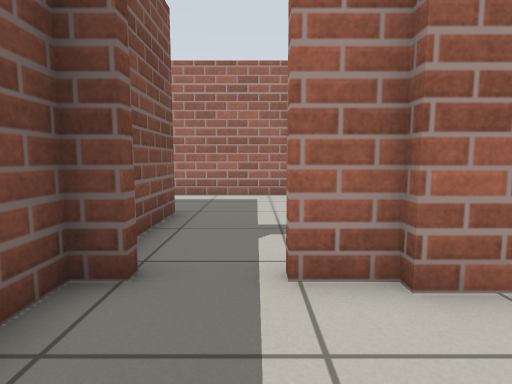
view 1 (above)

16 first-person views from a walk through a Gazebo world. The camera is 0.68 m above the floor, tilts 6° down and sees 80° across. The floor is counted in squares, 0.5 m on a side. Each view is taken from the middle of a square. On the plan, view 1 faces up. The plan holds only what a view shows up to about 14 squares ahead; the rest is blank.

view 2
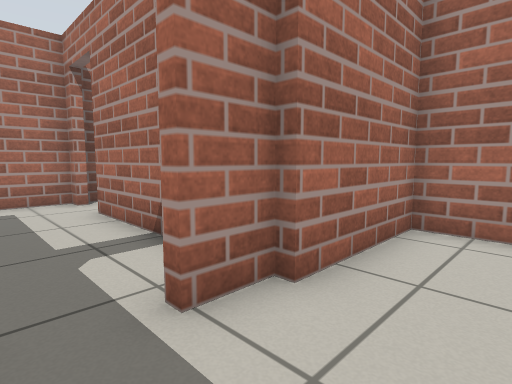

view 3
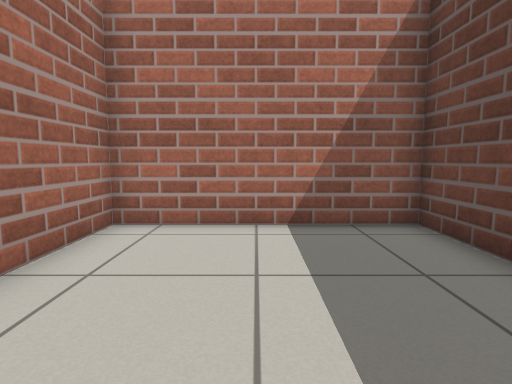

view 4
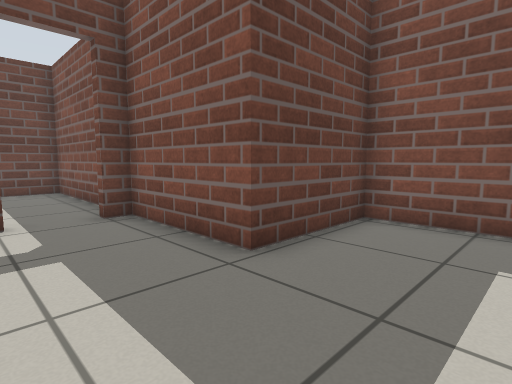

view 5
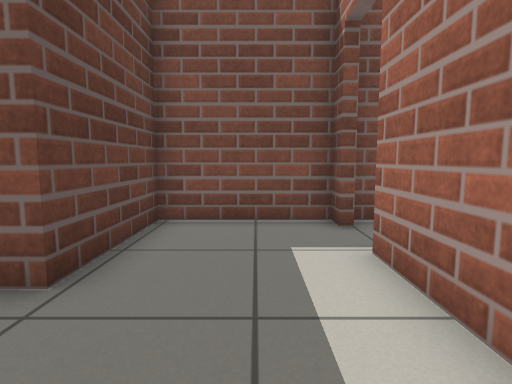

view 6
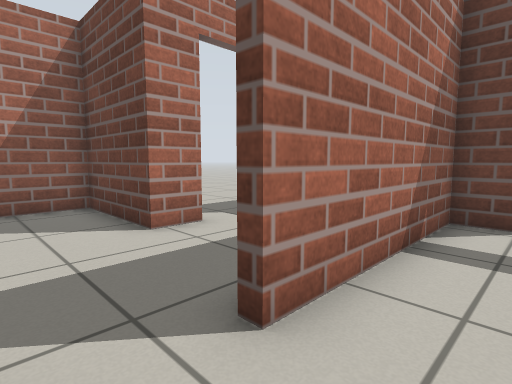

view 7
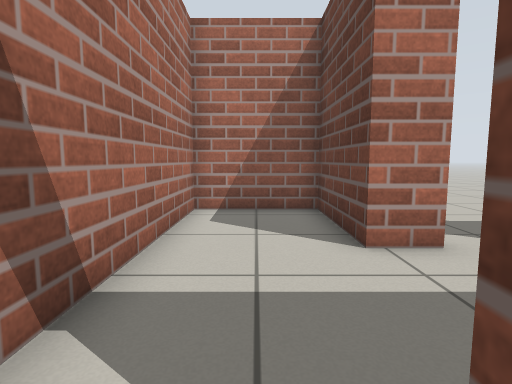

view 8
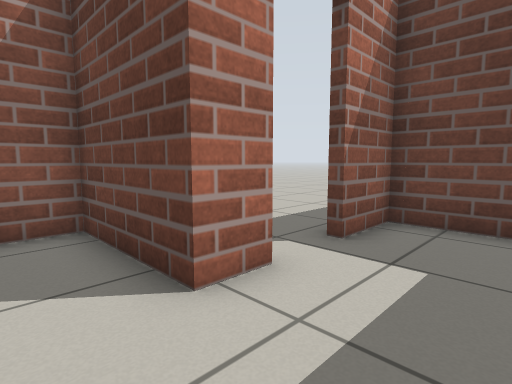

view 9
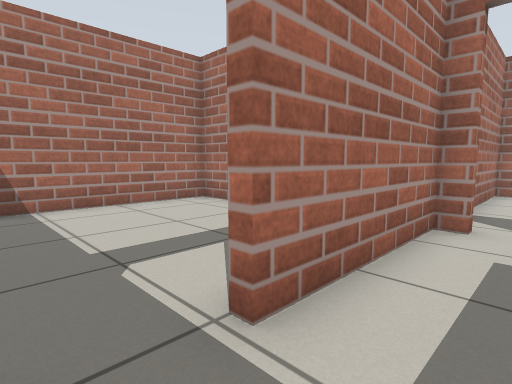

view 10
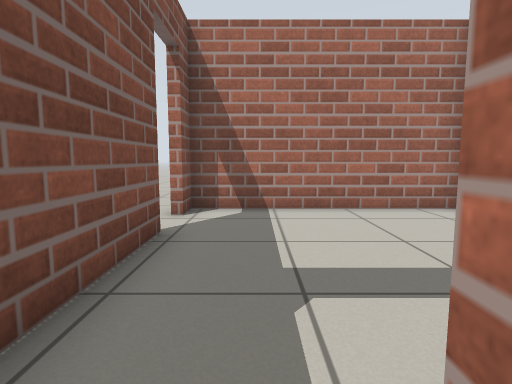

view 11
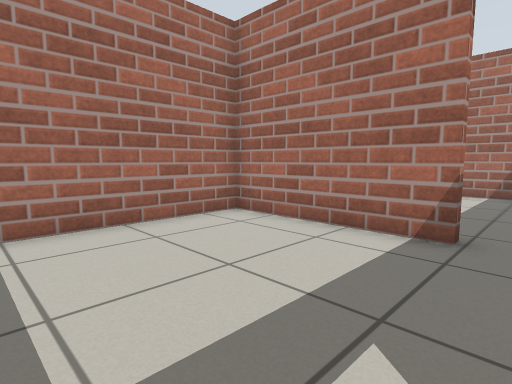

view 12
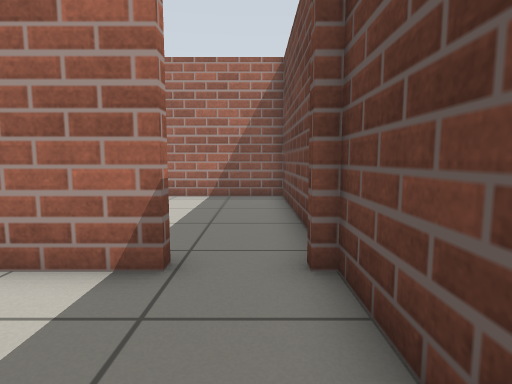

view 13
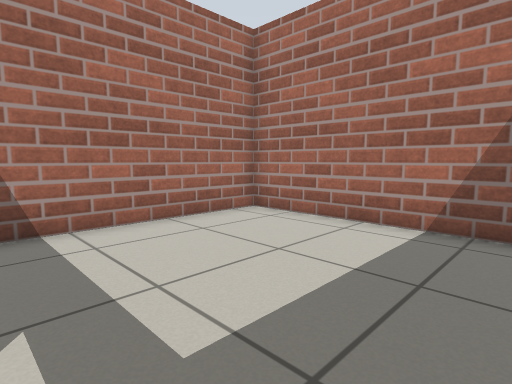

view 14
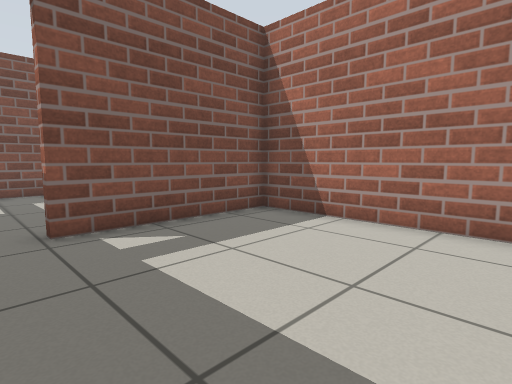

view 15
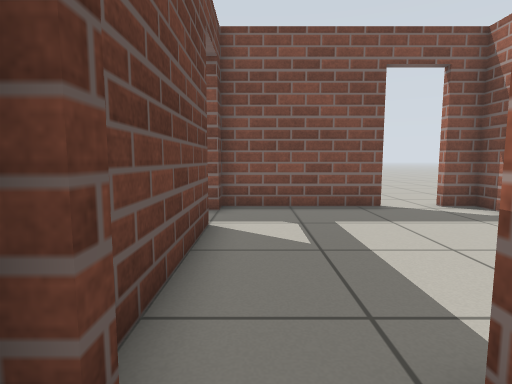

view 16
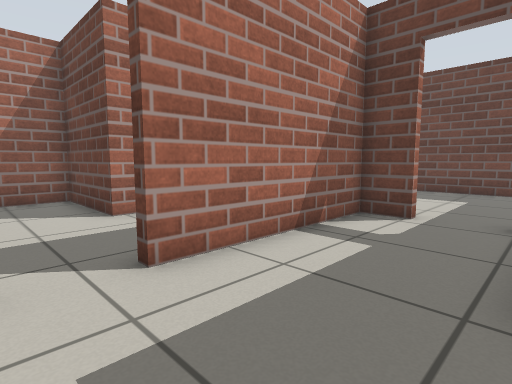

### Floor plan
Points are (right, up) in squares from view 1. A wall is a line through its corners. A room is listed if a view was taken in it or the views show most of it. See-through windows are left out.
Room 1 (views 1, 2, 3)
walls: (-2.1, 3.3) (-2.1, -3.4) (5.3, -3.4) (5.3, 3) (1.6, 3) (1.6, 3.3) (0.3, 3.3)
ways out: open door at (-0.5, 3.5) to room 2
Room 2 (views 4, 5, 6, 7, 9, 10, 16)
walls: (1.6, 11.1) (1.6, 11.7) (-3.4, 11.7); (-5.1, 11.7) (-5.8, 11.7) (-5.8, 7.8) (-2.1, 7.8) (-2.1, 3.6); (0.3, 3.6) (1.6, 3.6) (1.6, 9.3)
ways out: open door at (-0.5, 3.5) to room 1; open door at (2, 10.5) to room 3; open door at (-4.5, 12) to room 4
Room 3 (view 8)
walls: (5.6, 7) (5.6, 8.3) (9.3, 8.3) (9.3, 11.7) (2, 11.7); (3.5, 3.3) (5.6, 3.3) (5.6, 5.3)
ways out: open door at (2, 10.5) to room 2; open door at (6, 6.5)
Room 4 (views 11, 12)
walls: (-5.8, 16.8) (-5.8, 12) (-5.1, 12); (1.6, 14.1) (1.6, 19.4) (-5.8, 19.4) (-5.8, 18.4); (-3.4, 12) (1.6, 12)
ways out: open door at (-4.5, 12) to room 2; open door at (2, 13.5) to room 5; open door at (-6, 17.5)
Room 5 (views 13, 14, 15)
walls: (3.8, 12) (9.3, 12) (9.3, 19.4) (1.9, 19.4) (1.9, 14.1)
ways out: open door at (2, 13.5) to room 4

Positions as (right, up) in squares from view 1, and headings:
1: (0, 0), facing up
2: (-1, 1), facing up-right
3: (-1, 0), facing right
4: (1, 11), facing down-left
5: (1, 10), facing left
6: (0, 11), facing down-right
7: (1, 10), facing right
8: (3, 10), facing down-right
9: (-5, 10), facing up-right
10: (-4, 11), facing up
11: (-4, 13), facing up-right
12: (-2, 13), facing right
13: (3, 13), facing up-right
14: (8, 13), facing up-left
15: (3, 13), facing left
16: (-2, 11), facing down-right
